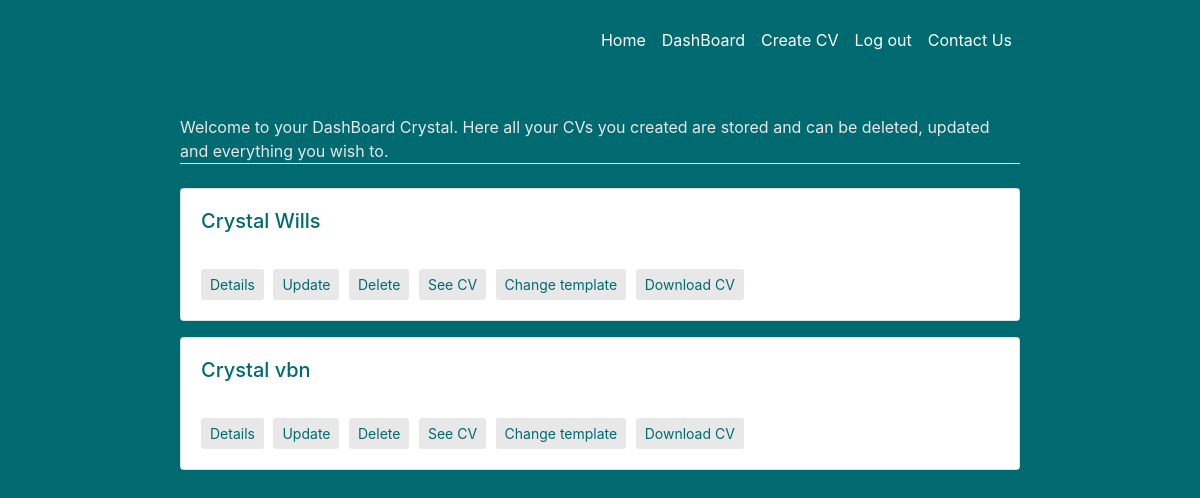
Page /addcv/userdash/ (signed in) on the committed database.
### addcv/models.py (models this page shows, shortened)
class person(models.Model):
    User = settings.AUTH_USER_MODEL
    added_by = models.ForeignKey(User,
        null=True, blank=True, on_delete=models.CASCADE)
    firstname=models.CharField(max_length=50)
    lastname=models.CharField(max_length=50)
    profession=models.CharField(max_length=50)
    title=models.CharField(max_length=80, null=True)
    city=models.CharField(max_length=30, null=True)
    state=models.CharField(max_length=30, null=True)
    pincode=models.IntegerField( null=True)
    phoneno=models.IntegerField( null=True)
    emailid=models.EmailField( null=True)
    profile = models.TextField(max_length=100, null=True)
    profile_pic = models.ImageField(null=True, blank=True)

### addcv/views.py (the view)
# urls.py: path('userdash/', views.dashboard,name='dashboard'),
@login_required(login_url='/login/')
def dashboard(request):
    current_user = request.user
    person1 = person.objects.filter(added_by=current_user)
    return render(request,'addcv/dashboard.html',{'persons':person1})

### addcv/templates/addcv/dashboard.html
{% extends 'seavs/base.html' %}
{% load crispy_forms_tags %}
{% block content %}
<div class="container-fluid">
  {%if persons.count%}
  <p class="border-bottom mt-4 mb-4">Welcome to your DashBoard {{user.username}}. Here all your CVs you created are stored and can be deleted, updated and everything you wish to.</p>
  {% for person in persons %}
  <div class="card mb-3 mt-3">
    <div class="card-body" style="background-color:#fff">
      <h5 class="card-title">{{person.firstname}} {{person.lastname}}</h5>
      <br>
      <a href="{% url 'persondash' person.id %}" class="btn btn-sm dashboardbutton">Details</a>
      <a href="{% url 'updatepersonal' person.id %}" class="btn btn-sm dashboardbutton">Update</a>
      <a href="{% url 'deletepersonal' person.id %}" class="btn btn-sm dashboardbutton">Delete</a>
      <a href="{% url 'showmycv' person.id %}" class="btn btn-sm dashboardbutton">See CV</a>
      <a href="{% url 'changetemp' person.id %}" class="btn btn-sm dashboardbutton">Change template</a>
      <a href="{% url 'export-pdf' person.id %}" class="btn btn-sm dashboardbutton">Download CV</a>
    </div>
  </div>
  {% endfor %}
  {%else%}
  <section id=title>
    <h2>Oops! You haven't created a cv yet!!</h1>
    <p class="wrapper">
      <a href="{% url 'personal' %}" class="btn btn-md titlebutton "><strong>Create CV</strong></a>
    </p>  </section>
{%endif%}
</div>
{%endblock content %}

### seavs/static/seavs/main.css (style rules this page uses)
body { background-color: #006a71; margin-bottom: 20px; }
p { color: #e8e8e8; margin-bottom: 25px; }
h5 { color: #006a71; }
.container-fluid { padding: 1.5% 15%; align-content: left; }
.card-body { background-color: #e8e8e8; }
.dashboardbutton { align-items: center; background-color: #e8e8e8; color: #006a71; opacity: 1; margin-right: 5px; }

### rows in the picture
person: firstname "Crystal", lastname "Wills"
person: firstname "Crystal", lastname "vbn"

### other values in the picture
{{ user.username }} "Crystal"
